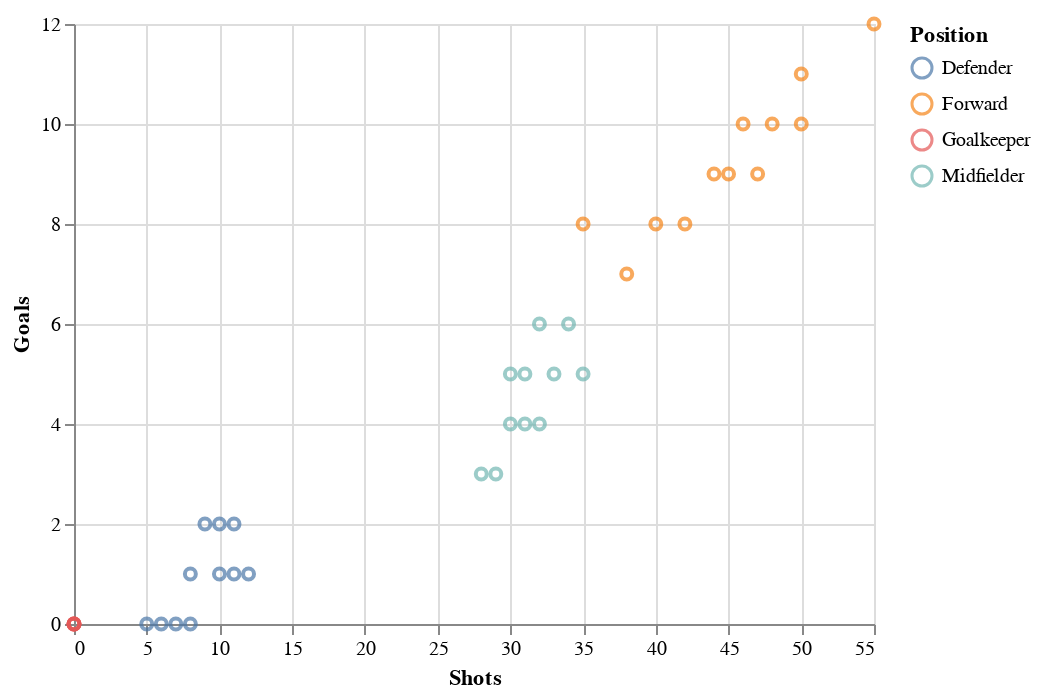

Notebook cell for this chart:
### Markdown cell above
**Here's the original data as a reminder**(Do you see the difference?)

### Code cell
alt.Chart(df_frame).mark_point().encode(
    alt.X('Shots', scale=alt.Scale(zero=False)),
    alt.Y('Goals', scale=alt.Scale(zero=False)),
    color='Position'
)

### Figure 1 — Vega-Lite specification as saved in the notebook (floating-point values rounded to 4 significant figures)
{"config": {"view": {"continuousWidth": 400, "continuousHeight": 300}}, "data": {"name": "data-8357227ffbff2e0be0a9b7b875095aff"}, "mark": "point", "encoding": {"color": {"field": "Position", "type": "nominal"}, "x": {"field": "Shots", "scale": {"zero": false}, "type": "quantitative"}, "y": {"field": "Goals", "scale": {"zero": false}, "type": "quantitative"}}, "$schema": "https://vega.github.io/schema/vega-lite/v4.17.0.json", "datasets": {"data-8357227ffbff2e0be0a9b7b875095aff": [{"Name": null, "Height (cm)": 180, "Weight (kg)": 75, "Position": "Forward", "Goals": 10, "Shots": 50, "Nationality": "England", "Age": 27, "Assists": 5, "Pass Accuracy (%)": 80, "Minutes Played": 2000, "Yellow Cards": 3, "Red Cards": 0, "Fouls": 15, "Interceptions": 5, "Tackles": 8, "Saves": 0, "Crosses": 20, "Speed ": 30, "Dribbles": 40, "Key Passes": 25, "Clearances": 10, "Headers Won": 12, "Offsides": 5, "Successful Tackles (%)": 75, "Blocks": 5, "Errors Leading to Goal": 1, "Penalties Won": 2, "Penalties Conceded": 1, "Aerial Duels Won": 15, "Aerial Duels Lost": 5, "Long Balls": 30, "Free Kicks": 2, "cluster_labels_kmeans": 3}, {"Name": null, "Height (cm)": 175, "Weight (kg)": 70, "Position": "Midfielder", "Goals": 4, "Shots": 30, "Nationality": "England", "Age": 24, "Assists": 7, "Pass Accuracy (%)": 85, "Minutes Played": 1800, "Yellow Cards": 4, "Red Cards": 0, "Fouls": 20, "Interceptions": 10, "Tackles": 12, "Saves": 0, "Crosses": 25, "Speed ": 28, "Dribbles": 35, "Key Passes": 20, "Clearances": 15, "Headers Won": 10, "Offsides": 4, "Successful Tackles (%)": 80, "Blocks": 6, "Errors Leading to Goal": 0, "Penalties Won": 1, "Penalties Conceded": 0, "Aerial Duels Won": 18, "Aerial Duels Lost": 7, "Long Balls": 25, "Free Kicks": 3, "cluster_labels_kmeans": 2}, {"Name": null, "Height (cm)": 185, "Weight (kg)": 78, "Position": "Defender", "Goals": 1, "Shots": 10, "Nationality": "England", "Age": 29, "Assists": 1, "Pass Accuracy (%)": 88, "Minutes Played": 2200, "Yellow Cards": 5, "Red Cards": 1, "Fouls": 30, "Interceptions": 15, "Tackles": 25, "Saves": 0, "Crosses": 5, "Speed ": 27, "Dribbles": 20, "Key Passes": 10, "Clearances": 30, "Headers Won": 25, "Offsides": 2, "Successful Tackles (%)": 85, "Blocks": 8, "Errors Leading to Goal": 2, "Penalties Won": 0, "Penalties Conceded": 2, "Aerial Duels Won": 20, "Aerial Duels Lost": 10, "Long Balls": 35, "Free Kicks": 0, "cluster_labels_kmeans": 0}, {"Name": null, "Height (cm)": 172, "Weight (kg)": 68, "Position": "Goalkeeper", "Goals": 0, "Shots": 0, "Nationality": "England", "Age": 31, "Assists": 0, "Pass Accuracy (%)": 70, "Minutes Played": 2100, "Yellow Cards": 1, "Red Cards": 0, "Fouls": 10, "Interceptions": 8, "Tackles": 10, "Saves": 50, "Crosses": 0, "Speed ": 24, "Dribbles": 5, "Key Passes": 5, "Clearances": 5, "Headers Won": 5, "Offsides": 1, "Successful Tackles (%)": 90, "Blocks": 10, "Errors Leading to Goal": 0, "Penalties Won": 0, "Penalties Conceded": 1, "Aerial Duels Won": 5, "Aerial Duels Lost": 3, "Long Balls": 10, "Free Kicks": 4, "cluster_labels_kmeans": 0}, {"Name": null, "Height (cm)": 178, "Weight (kg)": 72, "Position": "Forward", "Goals": 8, "Shots": 40, "Nationality": "Scotland", "Age": 25, "Assists": 4, "Pass Accuracy (%)": 82, "Minutes Played": 1900, "Yellow Cards": 2, "Red Cards": 0, "Fouls": 12, "Interceptions": 4, "Tackles": 7, "Saves": 0, "Crosses": 18, "Speed ": 29, "Dribbles": 38, "Key Passes": 22, "Clearances": 12, "Headers Won": 14, "Offsides": 3, "Successful Tackles (%)": 78, "Blocks": 4, "Errors Leading to Goal": 1, "Penalties Won": 1, "Penalties Conceded": 1, "Aerial Duels Won": 12, "Aerial Duels Lost": 8, "Long Balls": 28, "Free Kicks": 1, "cluster_labels_kmeans": 1}, {"Name": null, "Height (cm)": 182, "Weight (kg)": 76, "Position": "Midfielder", "Goals": 5, "Shots": 35, "Nationality": "Scotland", "Age": 28, "Assists": 6, "Pass Accuracy (%)": 83, "Minutes Played": 2050, "Yellow Cards": 3, "Red Cards": 0, "Fouls": 18, "Interceptions": 7, "Tackles": 10, "Saves": 0, "Crosses": 22, "Speed ": 26, "Dribbles": 32, "Key Passes": 18, "Clearances": 17, "Headers Won": 13, "Offsides": 4, "Successful Tackles (%)": 82, "Blocks": 7, "Errors Leading to Goal": 0, "Penalties Won": 0, "Penalties Conceded": 2, "Aerial Duels Won": 16, "Aerial Duels Lost": 9, "Long Balls": 24, "Free Kicks": 2, "cluster_labels_kmeans": 2}, {"Name": null, "Height (cm)": 170, "Weight (kg)": 65, "Position": "Defender", "Goals": 0, "Shots": 5, "Nationality": "Wales", "Age": 26, "Assists": 2, "Pass Accuracy (%)": 86, "Minutes Played": 1950, "Yellow Cards": 4, "Red Cards": 0, "Fouls": 25, "Interceptions": 12, "Tackles": 20, "Saves": 0, "Crosses": 3, "Speed ": 25, "Dribbles": 18, "Key Passes": 8, "Clearances": 28, "Headers Won": 22, "Offsides": 2, "Successful Tackles (%)": 88, "Blocks": 9, "Errors Leading to Goal": 1, "Penalties Won": 0, "Penalties Conceded": 1, "Aerial Duels Won": 23, "Aerial Duels Lost": 12, "Long Balls": 22, "Free Kicks": 0, "cluster_labels_kmeans": 0}, {"Name": null, "Height (cm)": 180, "Weight (kg)": 74, "Position": "Forward", "Goals": 12, "Shots": 55, "Nationality": "Wales", "Age": 30, "Assists": 3, "Pass Accuracy (%)": 79, "Minutes Played": 2150, "Yellow Cards": 2, "Red Cards": 0, "Fouls": 14, "Interceptions": 6, "Tackles": 9, "Saves": 0, "Crosses": 21, "Speed ": 31, "Dribbles": 42, "Key Passes": 24, "Clearances": 14, "Headers Won": 15, "Offsides": 4, "Successful Tackles (%)": 77, "Blocks": 6, "Errors Leading to Goal": 2, "Penalties Won": 2, "Penalties Conceded": 1, "Aerial Duels Won": 17, "Aerial Duels Lost": 5, "Long Balls": 26, "Free Kicks": 3, "cluster_labels_kmeans": 3}, {"Name": null, "Height (cm)": 177, "Weight (kg)": 73, "Position": "Midfielder", "Goals": 6, "Shots": 32, "Nationality": "Ireland", "Age": 27, "Assists": 5, "Pass Accuracy (%)": 84, "Minutes Played": 1980, "Yellow Cards": 5, "Red Cards": 0, "Fouls": 22, "Interceptions": 9, "Tackles": 13, "Saves": 0, "Crosses": 23, "Speed ": 28, "Dribbles": 30, "Key Passes": 21, "Clearances": 16, "Headers Won": 12, "Offsides": 3, "Successful Tackles (%)": 83, "Blocks": 5, "Errors Leading to Goal": 0, "Penalties Won": 1, "Penalties Conceded": 1, "Aerial Duels Won": 14, "Aerial Duels Lost": 8, "Long Balls": 23, "Free Kicks": 2, "cluster_labels_kmeans": 2}, {"Name": null, "Height (cm)": 183, "Weight (kg)": 77, "Position": "Defender", "Goals": 1, "Shots": 8, "Nationality": "Ireland", "Age": 32, "Assists": 1, "Pass Accuracy (%)": 87, "Minutes Played": 2300, "Yellow Cards": 3, "Red Cards": 1, "Fouls": 28, "Interceptions": 14, "Tackles": 22, "Saves": 0, "Crosses": 4, "Speed ": 27, "Dribbles": 22, "Key Passes": 15, "Clearances": 35, "Headers Won": 28, "Offsides": 1, "Successful Tackles (%)": 89, "Blocks": 11, "Errors Leading to Goal": 2, "Penalties Won": 0, "Penalties Conceded": 2, "Aerial Duels Won": 26, "Aerial Duels Lost": 15, "Long Balls": 30, "Free Kicks": 1, "cluster_labels_kmeans": 0}, {"Name": null, "Height (cm)": 175, "Weight (kg)": 71, "Position": "Forward", "Goals": 7, "Shots": 38, "Nationality": "England", "Age": 24, "Assists": 6, "Pass Accuracy (%)": 81, "Minutes Played": 1850, "Yellow Cards": 4, "Red Cards": 0, "Fouls": 17, "Interceptions": 5, "Tackles": 8, "Saves": 0, "Crosses": 19, "Speed ": 29, "Dribbles": 40, "Key Passes": 26, "Clearances": 10, "Headers Won": 14, "Offsides": 4, "Successful Tackles (%)": 74, "Blocks": 4, "Errors Leading to Goal": 0, "Penalties Won": 2, "Penalties Conceded": 1, "Aerial Duels Won": 16, "Aerial Duels Lost": 6, "Long Balls": 28, "Free Kicks": 2, "cluster_labels_kmeans": 1}, {"Name": null, "Height (cm)": 178, "Weight (kg)": 74, "Position": "Midfielder", "Goals": 3, "Shots": 28, "Nationality": "England", "Age": 26, "Assists": 7, "Pass Accuracy (%)": 85, "Minutes Played": 2000, "Yellow Cards": 3, "Red Cards": 0, "Fouls": 20, "Interceptions": 10, "Tackles": 12, "Saves": 0, "Crosses": 24, "Speed ": 28, "Dribbles": 33, "Key Passes": 19, "Clearances": 13, "Headers Won": 10, "Offsides": 3, "Successful Tackles (%)": 80, "Blocks": 7, "Errors Leading to Goal": 1, "Penalties Won": 1, "Penalties Conceded": 2, "Aerial Duels Won": 18, "Aerial Duels Lost": 9, "Long Balls": 25, "Free Kicks": 2, "cluster_labels_kmeans": 2}, {"Name": null, "Height (cm)": 186, "Weight (kg)": 79, "Position": "Defender", "Goals": 1, "Shots": 12, "Nationality": "England", "Age": 28, "Assists": 1, "Pass Accuracy (%)": 89, "Minutes Played": 2200, "Yellow Cards": 4, "Red Cards": 1, "Fouls": 32, "Interceptions": 18, "Tackles": 26, "Saves": 0, "Crosses": 6, "Speed ": 26, "Dribbles": 21, "Key Passes": 12, "Clearances": 31, "Headers Won": 27, "Offsides": 1, "Successful Tackles (%)": 88, "Blocks": 12, "Errors Leading to Goal": 3, "Penalties Won": 0, "Penalties Conceded": 2, "Aerial Duels Won": 28, "Aerial Duels Lost": 13, "Long Balls": 33, "Free Kicks": 0, "cluster_labels_kmeans": 0}, {"Name": null, "Height (cm)": 173, "Weight (kg)": 69, "Position": "Goalkeeper", "Goals": 0, "Shots": 0, "Nationality": "England", "Age": 30, "Assists": 0, "Pass Accuracy (%)": 72, "Minutes Played": 2100, "Yellow Cards": 2, "Red Cards": 0, "Fouls": 12, "Interceptions": 7, "Tackles": 11, "Saves": 55, "Crosses": 0, "Speed ": 23, "Dribbles": 6, "Key Passes": 6, "Clearances": 6, "Headers Won": 4, "Offsides": 0, "Successful Tackles (%)": 91, "Blocks": 9, "Errors Leading to Goal": 0, "Penalties Won": 0, "Penalties Conceded": 2, "Aerial Duels Won": 6, "Aerial Duels Lost": 2, "Long Balls": 15, "Free Kicks": 4, "cluster_labels_kmeans": 0}, {"Name": null, "Height (cm)": 181, "Weight (kg)": 75, "Position": "Forward", "Goals": 9, "Shots": 45, "Nationality": "Scotland", "Age": 26, "Assists": 4, "Pass Accuracy (%)": 83, "Minutes Played": 1950, "Yellow Cards": 3, "Red Cards": 0, "Fouls": 15, "Interceptions": 6, "Tackles": 9, "Saves": 0, "Crosses": 20, "Speed ": 30, "Dribbles": 38, "Key Passes": 23, "Clearances": 11, "Headers Won": 16, "Offsides": 3, "Successful Tackles (%)": 76, "Blocks": 5, "Errors Leading to Goal": 1, "Penalties Won": 1, "Penalties Conceded": 1, "Aerial Duels Won": 17, "Aerial Duels Lost": 7, "Long Balls": 29, "Free Kicks": 2, "cluster_labels_kmeans": 1}, {"Name": null, "Height (cm)": 179, "Weight (kg)": 73, "Position": "Midfielder", "Goals": 5, "Shots": 33, "Nationality": "Scotland", "Age": 29, "Assists": 6, "Pass Accuracy (%)": 84, "Minutes Played": 2050, "Yellow Cards": 4, "Red Cards": 0, "Fouls": 19, "Interceptions": 8, "Tackles": 14, "Saves": 0, "Crosses": 22, "Speed ": 27, "Dribbles": 31, "Key Passes": 18, "Clearances": 15, "Headers Won": 11, "Offsides": 2, "Successful Tackles (%)": 81, "Blocks": 6, "Errors Leading to Goal": 0, "Penalties Won": 1, "Penalties Conceded": 2, "Aerial Duels Won": 18, "Aerial Duels Lost": 10, "Long Balls": 26, "Free Kicks": 1, "cluster_labels_kmeans": 2}, {"Name": null, "Height (cm)": 171, "Weight (kg)": 66, "Position": "Defender", "Goals": 0, "Shots": 6, "Nationality": "Wales", "Age": 25, "Assists": 1, "Pass Accuracy (%)": 88, "Minutes Played": 1980, "Yellow Cards": 3, "Red Cards": 0, "Fouls": 26, "Interceptions": 14, "Tackles": 23, "Saves": 0, "Crosses": 4, "Speed ": 24, "Dribbles": 15, "Key Passes": 9, "Clearances": 28, "Headers Won": 20, "Offsides": 1, "Successful Tackles (%)": 90, "Blocks": 11, "Errors Leading to Goal": 2, "Penalties Won": 0, "Penalties Conceded": 1, "Aerial Duels Won": 25, "Aerial Duels Lost": 12, "Long Balls": 23, "Free Kicks": 0, "cluster_labels_kmeans": 0}, {"Name": null, "Height (cm)": 182, "Weight (kg)": 76, "Position": "Forward", "Goals": 11, "Shots": 50, "Nationality": "Wales", "Age": 28, "Assists": 2, "Pass Accuracy (%)": 80, "Minutes Played": 2150, "Yellow Cards": 1, "Red Cards": 0, "Fouls": 13, "Interceptions": 6, "Tackles": 9, "Saves": 0, "Crosses": 21, "Speed ": 30, "Dribbles": 41, "Key Passes": 27, "Clearances": 13, "Headers Won": 15, "Offsides": 3, "Successful Tackles (%)": 78, "Blocks": 5, "Errors Leading to Goal": 1, "Penalties Won": 2, "Penalties Conceded": 1, "Aerial Duels Won": 16, "Aerial Duels Lost": 6, "Long Balls": 27, "Free Kicks": 2, "cluster_labels_kmeans": 3}, {"Name": null, "Height (cm)": 176, "Weight (kg)": 72, "Position": "Midfielder", "Goals": 4, "Shots": 31, "Nationality": "Ireland", "Age": 27, "Assists": 7, "Pass Accuracy (%)": 86, "Minutes Played": 2000, "Yellow Cards": 4, "Red Cards": 0, "Fouls": 23, "Interceptions": 11, "Tackles": 15, "Saves": 0, "Crosses": 24, "Speed ": 28, "Dribbles": 33, "Key Passes": 19, "Clearances": 14, "Headers Won": 12, "Offsides": 3, "Successful Tackles (%)": 82, "Blocks": 7, "Errors Leading to Goal": 1, "Penalties Won": 1, "Penalties Conceded": 2, "Aerial Duels Won": 19, "Aerial Duels Lost": 10, "Long Balls": 26, "Free Kicks": 2, "cluster_labels_kmeans": 2}, {"Name": null, "Height (cm)": 184, "Weight (kg)": 78, "Position": "Defender", "Goals": 2, "Shots": 10, "Nationality": "Ireland", "Age": 31, "Assists": 2, "Pass Accuracy (%)": 87, "Minutes Played": 2300, "Yellow Cards": 2, "Red Cards": 1, "Fouls": 29, "Interceptions": 17, "Tackles": 24, "Saves": 0, "Crosses": 5, "Speed ": 25, "Dribbles": 20, "Key Passes": 13, "Clearances": 32, "Headers Won": 26, "Offsides": 1, "Successful Tackles (%)": 86, "Blocks": 12, "Errors Leading to Goal": 3, "Penalties Won": 0, "Penalties Conceded": 2, "Aerial Duels Won": 27, "Aerial Duels Lost": 14, "Long Balls": 34, "Free Kicks": 0, "cluster_labels_kmeans": 0}, {"Name": null, "Height (cm)": 174, "Weight (kg)": 70, "Position": "Forward", "Goals": 8, "Shots": 35, "Nationality": "England", "Age": 24, "Assists": 5, "Pass Accuracy (%)": 82, "Minutes Played": 1900, "Yellow Cards": 3, "Red Cards": 0, "Fouls": 16, "Interceptions": 7, "Tackles": 10, "Saves": 0, "Crosses": 18, "Speed ": 29, "Dribbles": 39, "Key Passes": 25, "Clearances": 11, "Headers Won": 13, "Offsides": 4, "Successful Tackles (%)": 75, "Blocks": 5, "Errors Leading to Goal": 0, "Penalties Won": 2, "Penalties Conceded": 1, "Aerial Duels Won": 15, "Aerial Duels Lost": 7, "Long Balls": 29, "Free Kicks": 1, "cluster_labels_kmeans": 1}, {"Name": null, "Height (cm)": 179, "Weight (kg)": 74, "Position": "Midfielder", "Goals": 3, "Shots": 29, "Nationality": "England", "Age": 25, "Assists": 6, "Pass Accuracy (%)": 84, "Minutes Played": 2000, "Yellow Cards": 4, "Red Cards": 0, "Fouls": 21, "Interceptions": 9, "Tackles": 13, "Saves": 0, "Crosses": 23, "Speed ": 27, "Dribbles": 32, "Key Passes": 18, "Clearances": 14, "Headers Won": 11, "Offsides": 2, "Successful Tackles (%)": 81, "Blocks": 6, "Errors Leading to Goal": 1, "Penalties Won": 1, "Penalties Conceded": 2, "Aerial Duels Won": 16, "Aerial Duels Lost": 9, "Long Balls": 25, "Free Kicks": 2, "cluster_labels_kmeans": 2}, {"Name": null, "Height (cm)": 185, "Weight (kg)": 77, "Position": "Defender", "Goals": 1, "Shots": 11, "Nationality": "England", "Age": 30, "Assists": 1, "Pass Accuracy (%)": 89, "Minutes Played": 2200, "Yellow Cards": 5, "Red Cards": 1, "Fouls": 31, "Interceptions": 16, "Tackles": 25, "Saves": 0, "Crosses": 6, "Speed ": 25, "Dribbles": 19, "Key Passes": 11, "Clearances": 30, "Headers Won": 27, "Offsides": 1, "Successful Tackles (%)": 87, "Blocks": 12, "Errors Leading to Goal": 2, "Penalties Won": 0, "Penalties Conceded": 2, "Aerial Duels Won": 28, "Aerial Duels Lost": 12, "Long Balls": 33, "Free Kicks": 0, "cluster_labels_kmeans": 0}, {"Name": null, "Height (cm)": 172, "Weight (kg)": 68, "Position": "Goalkeeper", "Goals": 0, "Shots": 0, "Nationality": "England", "Age": 32, "Assists": 0, "Pass Accuracy (%)": 70, "Minutes Played": 2100, "Yellow Cards": 1, "Red Cards": 0, "Fouls": 11, "Interceptions": 8, "Tackles": 12, "Saves": 52, "Crosses": 0, "Speed ": 24, "Dribbles": 5, "Key Passes": 4, "Clearances": 4, "Headers Won": 3, "Offsides": 0, "Successful Tackles (%)": 90, "Blocks": 8, "Errors Leading to Goal": 0, "Penalties Won": 0, "Penalties Conceded": 1, "Aerial Duels Won": 6, "Aerial Duels Lost": 3, "Long Balls": 12, "Free Kicks": 3, "cluster_labels_kmeans": 0}, {"Name": null, "Height (cm)": 180, "Weight (kg)": 75, "Position": "Forward", "Goals": 10, "Shots": 48, "Nationality": "Scotland", "Age": 27, "Assists": 4, "Pass Accuracy (%)": 83, "Minutes Played": 2000, "Yellow Cards": 3, "Red Cards": 0, "Fouls": 15, "Interceptions": 5, "Tackles": 9, "Saves": 0, "Crosses": 19, "Speed ": 31, "Dribbles": 37, "Key Passes": 22, "Clearances": 12, "Headers Won": 15, "Offsides": 4, "Successful Tackles (%)": 78, "Blocks": 6, "Errors Leading to Goal": 1, "Penalties Won": 2, "Penalties Conceded": 1, "Aerial Duels Won": 16, "Aerial Duels Lost": 8, "Long Balls": 27, "Free Kicks": 1, "cluster_labels_kmeans": 3}, {"Name": null, "Height (cm)": 176, "Weight (kg)": 73, "Position": "Midfielder", "Goals": 6, "Shots": 34, "Nationality": "Scotland", "Age": 28, "Assists": 5, "Pass Accuracy (%)": 85, "Minutes Played": 1950, "Yellow Cards": 4, "Red Cards": 0, "Fouls": 18, "Interceptions": 8, "Tackles": 14, "Saves": 0, "Crosses": 21, "Speed ": 28, "Dribbles": 30, "Key Passes": 19, "Clearances": 14, "Headers Won": 12, "Offsides": 3, "Successful Tackles (%)": 82, "Blocks": 5, "Errors Leading to Goal": 0, "Penalties Won": 1, "Penalties Conceded": 2, "Aerial Duels Won": 19, "Aerial Duels Lost": 10, "Long Balls": 26, "Free Kicks": 2, "cluster_labels_kmeans": 2}, {"Name": null, "Height (cm)": 171, "Weight (kg)": 67, "Position": "Defender", "Goals": 0, "Shots": 7, "Nationality": "Wales", "Age": 26, "Assists": 1, "Pass Accuracy (%)": 87, "Minutes Played": 1930, "Yellow Cards": 4, "Red Cards": 0, "Fouls": 24, "Interceptions": 13, "Tackles": 22, "Saves": 0, "Crosses": 4, "Speed ": 25, "Dribbles": 16, "Key Passes": 10, "Clearances": 29, "Headers Won": 23, "Offsides": 2, "Successful Tackles (%)": 89, "Blocks": 10, "Errors Leading to Goal": 2, "Penalties Won": 0, "Penalties Conceded": 1, "Aerial Duels Won": 24, "Aerial Duels Lost": 12, "Long Balls": 25, "Free Kicks": 0, "cluster_labels_kmeans": 0}, {"Name": null, "Height (cm)": 183, "Weight (kg)": 76, "Position": "Forward", "Goals": 9, "Shots": 44, "Nationality": "Wales", "Age": 29, "Assists": 3, "Pass Accuracy (%)": 80, "Minutes Played": 2140, "Yellow Cards": 2, "Red Cards": 0, "Fouls": 13, "Interceptions": 6, "Tackles": 9, "Saves": 0, "Crosses": 20, "Speed ": 29, "Dribbles": 35, "Key Passes": 23, "Clearances": 12, "Headers Won": 14, "Offsides": 3, "Successful Tackles (%)": 76, "Blocks": 5, "Errors Leading to Goal": 1, "Penalties Won": 1, "Penalties Conceded": 1, "Aerial Duels Won": 16, "Aerial Duels Lost": 8, "Long Balls": 27, "Free Kicks": 2, "cluster_labels_kmeans": 1}, {"Name": null, "Height (cm)": 177, "Weight (kg)": 72, "Position": "Midfielder", "Goals": 5, "Shots": 30, "Nationality": "Ireland", "Age": 28, "Assists": 6, "Pass Accuracy (%)": 84, "Minutes Played": 2000, "Yellow Cards": 5, "Red Cards": 0, "Fouls": 21, "Interceptions": 8, "Tackles": 13, "Saves": 0, "Crosses": 22, "Speed ": 28, "Dribbles": 29, "Key Passes": 20, "Clearances": 15, "Headers Won": 11, "Offsides": 2, "Successful Tackles (%)": 81, "Blocks": 7, "Errors Leading to Goal": 0, "Penalties Won": 1, "Penalties Conceded": 2, "Aerial Duels Won": 17, "Aerial Duels Lost": 9, "Long Balls": 26, "Free Kicks": 2, "cluster_labels_kmeans": 2}, {"Name": null, "Height (cm)": 184, "Weight (kg)": 78, "Position": "Defender", "Goals": 2, "Shots": 9, "Nationality": "Ireland", "Age": 31, "Assists": 1, "Pass Accuracy (%)": 87, "Minutes Played": 2250, "Yellow Cards": 3, "Red Cards": 1, "Fouls": 27, "Interceptions": 16, "Tackles": 24, "Saves": 0, "Crosses": 5, "Speed ": 26, "Dribbles": 21, "Key Passes": 12, "Clearances": 31, "Headers Won": 27, "Offsides": 1, "Successful Tackles (%)": 86, "Blocks": 11, "Errors Leading to Goal": 2, "Penalties Won": 0, "Penalties Conceded": 2, "Aerial Duels Won": 27, "Aerial Duels Lost": 14, "Long Balls": 30, "Free Kicks": 1, "cluster_labels_kmeans": 0}, {"Name": null, "Height (cm)": 175, "Weight (kg)": 70, "Position": "Forward", "Goals": 10, "Shots": 46, "Nationality": "England", "Age": 26, "Assists": 4, "Pass Accuracy (%)": 81, "Minutes Played": 2000, "Yellow Cards": 3, "Red Cards": 0, "Fouls": 14, "Interceptions": 5, "Tackles": 9, "Saves": 0, "Crosses": 20, "Speed ": 30, "Dribbles": 38, "Key Passes": 25, "Clearances": 11, "Headers Won": 13, "Offsides": 3, "Successful Tackles (%)": 77, "Blocks": 5, "Errors Leading to Goal": 1, "Penalties Won": 2, "Penalties Conceded": 1, "Aerial Duels Won": 15, "Aerial Duels Lost": 7, "Long Balls": 28, "Free Kicks": 2, "cluster_labels_kmeans": 3}, {"Name": null, "Height (cm)": 178, "Weight (kg)": 74, "Position": "Midfielder", "Goals": 4, "Shots": 32, "Nationality": "England", "Age": 27, "Assists": 6, "Pass Accuracy (%)": 85, "Minutes Played": 2050, "Yellow Cards": 4, "Red Cards": 0, "Fouls": 19, "Interceptions": 9, "Tackles": 14, "Saves": 0, "Crosses": 23, "Speed ": 28, "Dribbles": 32, "Key Passes": 21, "Clearances": 15, "Headers Won": 12, "Offsides": 3, "Successful Tackles (%)": 82, "Blocks": 6, "Errors Leading to Goal": 1, "Penalties Won": 1, "Penalties Conceded": 2, "Aerial Duels Won": 18, "Aerial Duels Lost": 10, "Long Balls": 26, "Free Kicks": 2, "cluster_labels_kmeans": 2}, {"Name": null, "Height (cm)": 186, "Weight (kg)": 79, "Position": "Defender", "Goals": 2, "Shots": 11, "Nationality": "England", "Age": 30, "Assists": 1, "Pass Accuracy (%)": 89, "Minutes Played": 2200, "Yellow Cards": 5, "Red Cards": 1, "Fouls": 32, "Interceptions": 18, "Tackles": 25, "Saves": 0, "Crosses": 6, "Speed ": 26, "Dribbles": 20, "Key Passes": 14, "Clearances": 30, "Headers Won": 28, "Offsides": 1, "Successful Tackles (%)": 88, "Blocks": 12, "Errors Leading to Goal": 3, "Penalties Won": 0, "Penalties Conceded": 2, "Aerial Duels Won": 28, "Aerial Duels Lost": 12, "Long Balls": 33, "Free Kicks": 0, "cluster_labels_kmeans": 0}, {"Name": null, "Height (cm)": 172, "Weight (kg)": 68, "Position": "Goalkeeper", "Goals": 0, "Shots": 0, "Nationality": "England", "Age": 32, "Assists": 0, "Pass Accuracy (%)": 70, "Minutes Played": 2100, "Yellow Cards": 1, "Red Cards": 0, "Fouls": 12, "Interceptions": 7, "Tackles": 11, "Saves": 52, "Crosses": 0, "Speed ": 24, "Dribbles": 5, "Key Passes": 4, "Clearances": 5, "Headers Won": 4, "Offsides": 0, "Successful Tackles (%)": 90, "Blocks": 8, "Errors Leading to Goal": 0, "Penalties Won": 0, "Penalties Conceded": 1, "Aerial Duels Won": 6, "Aerial Duels Lost": 3, "Long Balls": 12, "Free Kicks": 3, "cluster_labels_kmeans": 0}, {"Name": null, "Height (cm)": 181, "Weight (kg)": 75, "Position": "Forward", "Goals": 8, "Shots": 42, "Nationality": "Scotland", "Age": 27, "Assists": 3, "Pass Accuracy (%)": 82, "Minutes Played": 1950, "Yellow Cards": 2, "Red Cards": 0, "Fouls": 16, "Interceptions": 5, "Tackles": 8, "Saves": 0, "Crosses": 19, "Speed ": 30, "Dribbles": 36, "Key Passes": 24, "Clearances": 13, "Headers Won": 15, "Offsides": 3, "Successful Tackles (%)": 79, "Blocks": 5, "Errors Leading to Goal": 1, "Penalties Won": 2, "Penalties Conceded": 1, "Aerial Duels Won": 17, "Aerial Duels Lost": 7, "Long Balls": 27, "Free Kicks": 1, "cluster_labels_kmeans": 1}, {"Name": null, "Height (cm)": 179, "Weight (kg)": 73, "Position": "Midfielder", "Goals": 5, "Shots": 31, "Nationality": "Scotland", "Age": 28, "Assists": 6, "Pass Accuracy (%)": 84, "Minutes Played": 2000, "Yellow Cards": 4, "Red Cards": 0, "Fouls": 20, "Interceptions": 9, "Tackles": 12, "Saves": 0, "Crosses": 23, "Speed ": 28, "Dribbles": 31, "Key Passes": 18, "Clearances": 15, "Headers Won": 11, "Offsides": 3, "Successful Tackles (%)": 80, "Blocks": 7, "Errors Leading to Goal": 0, "Penalties Won": 1, "Penalties Conceded": 2, "Aerial Duels Won": 18, "Aerial Duels Lost": 10, "Long Balls": 26, "Free Kicks": 2, "cluster_labels_kmeans": 2}, {"Name": null, "Height (cm)": 170, "Weight (kg)": 65, "Position": "Defender", "Goals": 0, "Shots": 8, "Nationality": "Wales", "Age": 25, "Assists": 1, "Pass Accuracy (%)": 88, "Minutes Played": 1980, "Yellow Cards": 3, "Red Cards": 0, "Fouls": 24, "Interceptions": 13, "Tackles": 23, "Saves": 0, "Crosses": 4, "Speed ": 24, "Dribbles": 16, "Key Passes": 9, "Clearances": 29, "Headers Won": 22, "Offsides": 2, "Successful Tackles (%)": 90, "Blocks": 11, "Errors Leading to Goal": 2, "Penalties Won": 0, "Penalties Conceded": 1, "Aerial Duels Won": 25, "Aerial Duels Lost": 12, "Long Balls": 23, "Free Kicks": 0, "cluster_labels_kmeans": 0}, {"Name": null, "Height (cm)": 182, "Weight (kg)": 76, "Position": "Forward", "Goals": 9, "Shots": 47, "Nationality": "Wales", "Age": 28, "Assists": 3, "Pass Accuracy (%)": 80, "Minutes Played": 2150, "Yellow Cards": 2, "Red Cards": 0, "Fouls": 14, "Interceptions": 6, "Tackles": 9, "Saves": 0, "Crosses": 21, "Speed ": 29, "Dribbles": 35, "Key Passes": 23, "Clearances": 12, "Headers Won": 14, "Offsides": 3, "Successful Tackles (%)": 78, "Blocks": 5, "Errors Leading to Goal": 1, "Penalties Won": 1, "Penalties Conceded": 1, "Aerial Duels Won": 16, "Aerial Duels Lost": 8, "Long Balls": 27, "Free Kicks": 2, "cluster_labels_kmeans": 1}]}}
